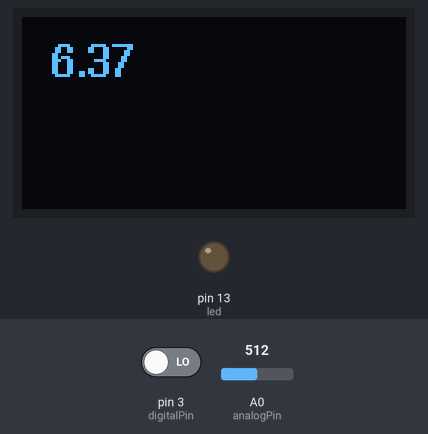
A sketch run on a simulated Arduino Uno, built with avr-gcc and run on an emulated ATmega328P. Shown: 128×64 one-colour display, output pins drawn as LEDs (lit = HIGH). Inputs (shaded band) come from the test bench; at power-on: pin 3 (digitalPin) LOW, A0 (analogPin) = 512. What the sketch prints to the serial monitor is not drawn.

Above: at 1.2 s.
1.3 s: pin 3 (digitalPin) driven HIGH
At 1.6 s:
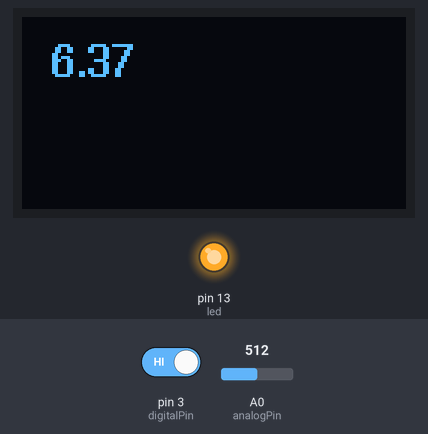
2.8 s: A0 (analogPin) set to 716
At 3.6 s:
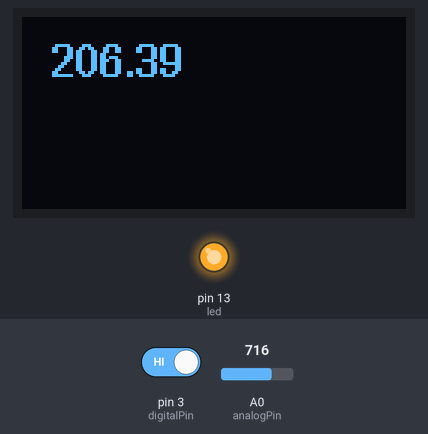
4.4 s: A0 (analogPin) set to 900
At 5.87 s:
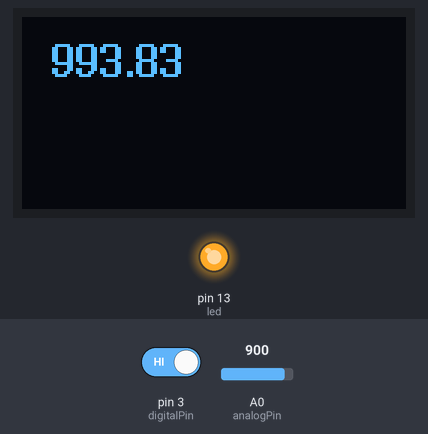
6.0 s: A0 (analogPin) set to 1023
At 9.1 s:
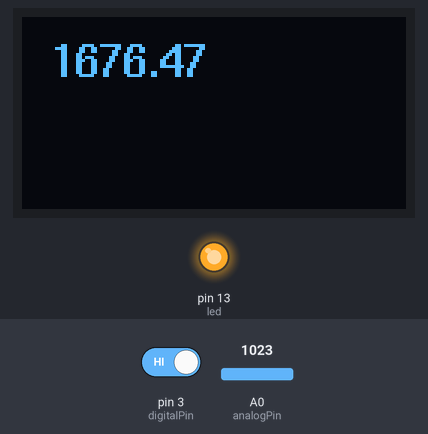
Timing chart, 0 to 10.1 s (numbered marks = the images above; inputs shaded):
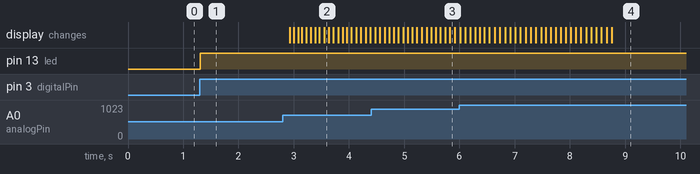

Measured:
- after the input at 1.3 s, pin 13 (led): LOW → HIGH at once
- after the input at 2.8 s, the display: first changes after 0.13 s (image 2 shows a later state)

The sketch:

gaussReaderAndOled.ino
```cpp
// Noah Törngren 12-13
#include "U8glib.h"
#include <Wire.h>

U8GLIB_SSD1306_128X64 oled(U8G_I2C_OPT_NO_ACK);

int led = 13 ; // LED on arduino
int digitalPin = 3; // linear Hall magnetic sensor digital interface
int analogPin = A0; // linear Hall magnetic sensor analog interface
int digitalVal ; // digital readings
float analogVal; // analog readings


float ary[30]; //array för medelvädet av linear Hall magnetic sensor värderna

void setup() {
  Serial.begin(9600);
  pinMode (led, OUTPUT);
  pinMode (digitalPin, INPUT);

  Wire.begin();
  oled.setFont(u8g_font_helvB10);

  if (digitalVal == HIGH) // When magnetic field is present, Arduino LED is on
  {
    digitalWrite (led, HIGH);
  }
  else
  {
    digitalWrite (led, LOW);
  }


  // Read the analog interface
  analogVal = analogRead(analogPin);

  // fyller arrayen med det nuvarande värdet från magnetic hall sensor
  for (int i = 0; i < 30; i++) {
    ary[i] = analogVal;
  }
}

void loop() {

  // Read the digital interface
  digitalVal = digitalRead(digitalPin) ;
  if (digitalVal == HIGH) // When magnetic field is present, Arduino LED is on
  {
    digitalWrite (led, HIGH);
  }
  else
  {
    digitalWrite (led, LOW);
  }

  // Read the analog interface
  analogVal = analogRead(analogPin);

  updateAry(analogVal, ary, 30);
  Serial.println(adcToGauss(aryAverage(ary, 30)));

  updateOled(String(adcToGauss(aryAverage(ary, 30))));


}

/*
   Uppdaterar arrayen med värderna från magnetic hall sensorn. Tar in variablen value, sätter det som första värdet och flyttar alla andra värden
   med en position bakåt. Därför försvinner sista värdet

   Parametrar:
   value: det värdet som ska läggas till
   arg: den arrayen som värdet ska läggas till i
   sizeAry: storleken på arrayen som ska modifieras
   Return: inget
*/
void updateAry(float value, float arg[], int sizeAry) {
  for (int n = sizeAry - 1; n >= 1; n--) {
    arg[n] = arg[n - 1];
  }
  arg[0] = value;

}

/*
   Beräknar medelvärdet av alla värden i arg
   Parametrar:
   arg (float array som är alla värden som fåtts av linear Hall magnetic sensor)
   argSize (en int som beskriver storleken på arg)

   return: resultatet som är en float, alltså medelvärdet
*/
float aryAverage(float arg[], int argSize) {
  float number = 0;
  float result = 0;
  for (int i = 0; i <= 29; i++) {
    number = number + arg[i];

  }
  result = (number / argSize);
  return (result);
}

/*
   Gör om adc värdet som vi får från den analoga utputen. Gör om den till spännings värdet och sedan till gauss
   Parameter: adc(det analoga värdet som kommer från magnetic hall sensor, eller medelvärdet av de 30 senaste
   Return: Skickar tillbaka resultatet som är antalet gauss, styrkan på magnetfältet
*/
float adcToGauss(float adc) {
  // 667 * 0,0049 * adc - 1667
  return (3.2683 * adc) - 1667;

}

/*
   uppdaterar oled skärmen
   Parametrar: text(en string som är innehållet som ska skrivas ut)
   Rerurn: inget
*/
void updateOled(String text) {
  oled.firstPage();


  do {
    oled.drawStr(10, 20, text.c_str());
  } while (oled.nextPage());

}
```
